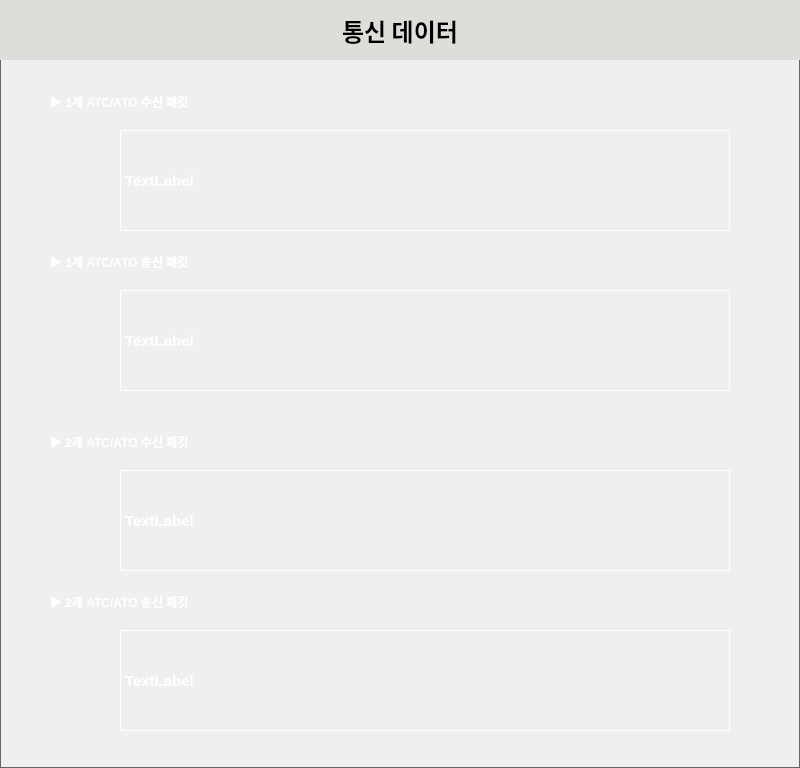
   <widget class="QFrame" name="Frame_Comm">
    <property name="geometry">
     <rect>
      <x>40</x>
      <y>20</y>
      <width>800</width>
      <height>768</height>
     </rect>
    </property>
    <property name="styleSheet">
     <string notr="true">color: rgb(100, 100, 100);</string>
    </property>
    <property name="frameShape">
     <enum>QFrame::Panel</enum>
    </property>
    <property name="frameShadow">
     <enum>QFrame::Plain</enum>
    </property>
    <widget class="QLabel" name="label_15">
     <property name="geometry">
      <rect>
       <x>0</x>
       <y>0</y>
       <width>800</width>
       <height>60</height>
      </rect>
     </property>
     <property name="font">
      <font>
       <family>굴림</family>
       <pointsize>18</pointsize>
       <weight>75</weight>
       <bold>true</bold>
      </font>
     </property>
     <property name="styleSheet">
      <string notr="true">color: rgb(0, 0, 0);
background-color: rgb(222, 221, 218);</string>
     </property>
     <property name="text">
      <string>통신 데이터</string>
     </property>
     <property name="alignment">
      <set>Qt::AlignCenter</set>
     </property>
    </widget>
    <widget class="QLabel" name="label_16">
     <property name="geometry">
      <rect>
       <x>50</x>
       <y>430</y>
       <width>250</width>
       <height>24</height>
      </rect>
     </property>
     <property name="font">
      <font>
       <weight>75</weight>
       <bold>true</bold>
      </font>
     </property>
     <property name="styleSheet">
      <string notr="true">color: rgb(255, 255, 255);</string>
     </property>
     <property name="text">
      <string>▶ 2계 ATC/ATO 수신 패킷</string>
     </property>
    </widget>
    <widget class="QLabel" name="Label_Recv_1">
     <property name="geometry">
      <rect>
       <x>120</x>
       <y>130</y>
       <width>610</width>
       <height>101</height>
      </rect>
     </property>
     <property name="font">
      <font>
       <pointsize>11</pointsize>
       <weight>75</weight>
       <bold>true</bold>
      </font>
     </property>
     <property name="styleSheet">
      <string notr="true">border-color: rgb(255, 255, 255);
color: rgb(255, 255, 255);</string>
     </property>
     <property name="frameShape">
      <enum>QFrame::Panel</enum>
     </property>
     <property name="text">
      <string>TextLabel</string>
     </property>
     <property name="wordWrap">
      <bool>true</bool>
     </property>
    </widget>
    <widget class="QLabel" name="Label_Recv_2">
     <property name="geometry">
      <rect>
       <x>120</x>
       <y>470</y>
       <width>610</width>
       <height>101</height>
      </rect>
     </property>
     <property name="font">
      <font>
       <pointsize>11</pointsize>
       <weight>75</weight>
       <bold>true</bold>
      </font>
     </property>
     <property name="styleSheet">
      <string notr="true">border-color: rgb(255, 255, 255);
color: rgb(255, 255, 255);</string>
     </property>
     <property name="frameShape">
      <enum>QFrame::Panel</enum>
     </property>
     <property name="text">
      <string>TextLabel</string>
     </property>
     <property name="wordWrap">
      <bool>true</bool>
     </property>
    </widget>
    <widget class="QLabel" name="Label_Send_2">
     <property name="geometry">
      <rect>
       <x>120</x>
       <y>630</y>
       <width>610</width>
       <height>101</height>
      </rect>
     </property>
     <property name="font">
      <font>
       <pointsize>11</pointsize>
       <weight>75</weight>
       <bold>true</bold>
      </font>
     </property>
     <property name="styleSheet">
      <string notr="true">border-color: rgb(255, 255, 255);
color: rgb(255, 255, 255);</string>
     </property>
     <property name="frameShape">
      <enum>QFrame::Panel</enum>
     </property>
     <property name="text">
      <string>TextLabel</string>
     </property>
     <property name="wordWrap">
      <bool>true</bool>
     </property>
    </widget>
    <widget class="QLabel" name="label_17">
     <property name="geometry">
      <rect>
       <x>50</x>
       <y>250</y>
       <width>250</width>
       <height>24</height>
      </rect>
     </property>
     <property name="font">
      <font>
       <weight>75</weight>
       <bold>true</bold>
      </font>
     </property>
     <property name="styleSheet">
      <string notr="true">color: rgb(255, 255, 255);</string>
     </property>
     <property name="text">
      <string>&lt;html&gt;&lt;head/&gt;&lt;body&gt;&lt;p&gt;▶ 1계 ATC/ATO 송신 패킷&lt;/p&gt;&lt;/body&gt;&lt;/html&gt;</string>
     </property>
    </widget>
    <widget class="QLabel" name="label_18">
     <property name="geometry">
      <rect>
       <x>50</x>
       <y>590</y>
       <width>250</width>
       <height>24</height>
      </rect>
     </property>
     <property name="font">
      <font>
       <weight>75</weight>
       <bold>true</bold>
      </font>
     </property>
     <property name="styleSheet">
      <string notr="true">color: rgb(255, 255, 255);</string>
     </property>
     <property name="text">
      <string>&lt;html&gt;&lt;head/&gt;&lt;body&gt;&lt;p&gt;▶ 2계 ATC/ATO 송신 패킷&lt;/p&gt;&lt;/body&gt;&lt;/html&gt;</string>
     </property>
    </widget>
    <widget class="QLabel" name="Label_Send_1">
     <property name="geometry">
      <rect>
       <x>120</x>
       <y>290</y>
       <width>610</width>
       <height>101</height>
      </rect>
     </property>
     <property name="font">
      <font>
       <pointsize>11</pointsize>
       <weight>75</weight>
       <bold>true</bold>
      </font>
     </property>
     <property name="styleSheet">
      <string notr="true">border-color: rgb(255, 255, 255);
color: rgb(255, 255, 255);</string>
     </property>
     <property name="frameShape">
      <enum>QFrame::Panel</enum>
     </property>
     <property name="text">
      <string>TextLabel</string>
     </property>
     <property name="wordWrap">
      <bool>true</bool>
     </property>
    </widget>
    <widget class="QLabel" name="label_19">
     <property name="geometry">
      <rect>
       <x>50</x>
       <y>90</y>
       <width>250</width>
       <height>24</height>
      </rect>
     </property>
     <property name="font">
      <font>
       <weight>75</weight>
       <bold>true</bold>
      </font>
     </property>
     <property name="styleSheet">
      <string notr="true">color: rgb(255, 255, 255);</string>
     </property>
     <property name="text">
      <string>&lt;html&gt;&lt;head/&gt;&lt;body&gt;&lt;p&gt;▶ 1계 ATC/ATO 수신 패킷&lt;/p&gt;&lt;/body&gt;&lt;/html&gt;</string>
     </property>
    </widget>
   </widget>
